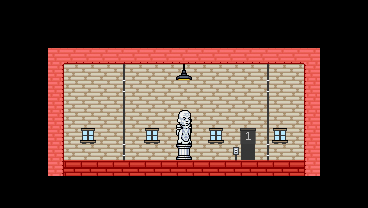

This is a level from a 2D game, rendered from its Tiled map with the project's own tilesets. A one-line summary and the map file follow, with tile-layer data summarised:
An orthogonal 23x13 tile map with 16x16 px tiles, 5 tile layers (background, midground, foreground, collisionlayer, ...).

<map version="1.0" orientation="orthogonal" renderorder="right-down" width="23" height="13" tilewidth="16" tileheight="16" backgroundcolor="#000000" nextobjectid="1">
 <tileset firstgid="1" name="maptile1" tilewidth="16" tileheight="16" spacing="1" tilecount="413" columns="7">
  <image source="maptile1.png" width="118" height="1002" />
  <tile id="71">
   <properties>
    <property name="hook" value="debug" />
   </properties>
  </tile>
  <tile id="311">
   <properties>
    <property name="clip" value="0" />
   </properties>
  </tile>
  <tile id="317">
   <properties>
    <property name="clip" value="0" />
   </properties>
  </tile>
  <tile id="319">
   <properties>
    <property name="clip" value="0" />
   </properties>
  </tile>
  <tile id="328">
   <properties>
    <property name="clip" value="0" />
   </properties>
  </tile>
  <tile id="409">
   <properties>
    <property name="hook" value="debug" />
   </properties>
  </tile>
  <tile id="412">
   <properties>
    <property name="clip" value="0" />
   </properties>
  </tile>
 </tileset>
 <layer name="background" width="23" height="13">
  <data>[299 cells, 136 non-empty, 8 distinct tile ids]</data>
 </layer>
 <layer name="midground" width="23" height="13">
  <data>[299 cells, 51 non-empty, 10 distinct tile ids]</data>
 </layer>
 <layer name="foreground" width="23" height="13">
  <data>[299 cells, 0 non-empty, 0 distinct tile ids]</data>
 </layer>
 <layer name="collisionlayer" width="23" height="13" opacity="0.53">
  <data>[299 cells, 46 non-empty, 1 distinct tile ids]</data>
 </layer>
 <layer name="reflayer" width="23" height="13" opacity="0.68">
  <data>[299 cells, 1 non-empty, 1 distinct tile ids]</data>
 </layer>
</map>
